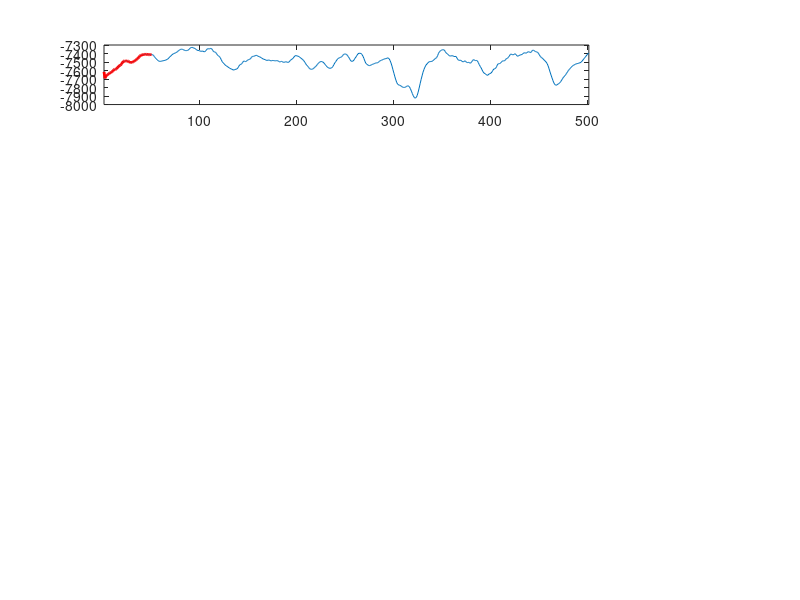

MATLAB code to generate this figure: (Note: this script raises an error after producing the figure.)
function test
% to create the clusters based on motifs
d = load('LSF5_10.txt');
tL = int64(50000);
mL = int64(50);
wL = int64(500);

T = double(tL);
M = double(mL);
W = double(wL);


scrsz = get(0,'ScreenSize');
figure;


h = subplot(5,5,1:4);
% h1 = subplot(4,2,3);
% h2 = subplot(4,2,4);
% h3 = subplot(4,2,5);
% h4 = subplot(4,2,6);
% h5 = subplot(4,2,7);
% h6 = subplot(4,2,8);

Mark = zeros(1,length(d));
i = 501;
s=1;
dis=inf(200,200);
clsCount=20

Cr=[1:1:clsCount];
s=1;
Cluster=[];

% for s=1:clsCount
%     %  CC(s,:)=zNorm(d(s:(s+M-1)));
%     CC(s,:) = [inf s s 50];
%     [Cluster Mark] = CreateNewCluster(d,Mark,Cluster,CC(s,:));
% end
% 
% for cid=1:clsCount
%     h1 = subplot(5,5,cid+4);
%     plot(h1,Cluster(cid).cenTS,'r','LineWidth',2);
%     cost = MDL_Cluster_i(d,Cluster(cid))/50;
%     xlabel(h1,sprintf('M: %5.2f',cost));
% end

s=1;

while i<3000
    
    plot(h,(i-W:i),d(i-W:i));
    xlim(h,[i-W,i]);
    
    hold (h, 'on');
    l1=i-W;
    plot(h,(l1:l1+M-1),d(l1:(l1+M-1)),'r','LineWidth',2);
    
%     cost_create = inf;
%     cost_create= CostIfCreate(d,Mark,Cluster,l1);
    
cost_create =0;
    Cost_Add = [inf 0 0 0];
    [Cost_Add] = CostIfAddML(d,Mark,Cluster,Cost_Add,M,l1);
    [cost_add a_index] = min(Cost_Add(:,1));
    
    min_cost = min([cost_create, cost_add]);
    if (min_cost == inf),
        break;
    end
    
    if (cost_create == min_cost)
         CC(s,:) = [inf s s 50];
        [Cluster Mark] = CreateNewCluster(d,Mark,Cluster,CC);
        totalCost=cost_create;
    elseif (cost_add == min_cost)
        
        disp('Choose to Add ');
        
        pos = Cost_Add(a_index,2);
        cid = Cost_Add(a_index,3);
        M   = Cost_Add(a_index,4);
        [Cluster Mark] = AddToCluster(d,Mark,Cluster,pos,cid,M);
        totalCost=Cost_Add(cid,1);
    end
    cid=length(Cluster);
    s=s+1;
    clusloc=cid;
    h1 = subplot(5,5,clusloc+4);
    hold off;
    for j=1:size(Cluster(clusloc).elm,1)
        pos=Cluster(clusloc).elm(j,1);
        r=DNorm_Unif(d(pos:pos+M-1));
        plot(h1,r,'b','LineWidth',2);
        hold on;
    end
    plot(h1,Cluster(clusloc).cenTS,'r','LineWidth',2);
    drawnow
    
    xlabel(h1,sprintf('C:%5.2f',totalCost));
    i=i+5;
end



end
%% Note: motif is a struct
function [cost_create]= CostIfCreate(TS,Mark,Cluster,pos)

clen = length(Cluster);
a = pos;
M = 50;
ts1 = DNorm_Unif(TS(a:a+M-1));
%%% BUG_ROUND
center = round((ts1+ts1)/2);

Mark(a:a+M-1)=1;


Xshf=0;
Cluster(clen+1).elm(1,:) = [a, M, Xshf];

Cluster(clen+1).cenTS = center;
Cluster(clen+1).cenM = M;
Cluster(clen+1).minXs = 0;
Cluster(clen+1).maxXs = 0;
Cluster(clen+1).minM = M;
Cluster(clen+1).maxM = M;

%%% New MDL: Bits Save / length
%     diff1 = MDL(ts1-center);
%     diff2 = MDL(ts2-center);
%     MDL_OLD = (MDL(ts1)+MDL(ts2))/M;
%     MDL_NEW = (MDL(center)+ min(diff1,diff2))/M;  % ????.
MDL_OLD = MDL(DNorm_Unif(TS(a:a+M-1)))/M;   %DL(A)
cost_create = MDL_OLD;
end
%%
function [Cluster Mark] = CreateNewCluster(TS,Mark,Cluster,SS)

clen = length(Cluster);
a = SS(1,2);
b = SS(1,3);
M = SS(1,4);
ts1 = DNorm_Unif(TS(a:a+M-1));
ts2 = DNorm_Unif(TS(b:b+M-1));
center = (ts1+ts2)/2;

Xshf=0;
Cluster(clen+1).elm(1,:) = [a, M, Xshf];
%Cluster(clen+1).elm(2,:) = [b, M, Xshf];
Cluster(clen+1).cenTS = center;
Cluster(clen+1).cenM = M;
Cluster(clen+1).minXs = 0;
Cluster(clen+1).maxXs = 0;
Cluster(clen+1).minM = M;
Cluster(clen+1).maxM = M;

%     if (any(Mark(a:a+M-1)) || any(Mark(b:b+M-1)))
%         fprintf('Warning!! CreateNewCluster:: Mark twice!!\n');
%         pause(1);
%     end
%
%     Mark(a:a+M-1)=1;
%     Mark(b:b+M-1)=1;
end


function d=ED(ts1,ts2)
d = sqrt(sum((ts1-ts2).^2));
end
%%
function [Cost_Add] = CostIfAddML(TS,Mark,Cluster,Cost_Add,MM,pos)
if (length(Cluster) < 1),
    Cost_Add = [inf 0 0 0];
    return;
end

for ci=1:length(Cluster)
    [Cost_Add(ci,:)] = FindAddedClusterML(TS,Mark,Cluster,ci,MM,pos);
    cadd = Cost_Add(ci,:);
    fprintf('Add=> cid:%d, ts:%d, M=%d,  cost=%.2f\n',cadd(3),cadd(2),cadd(4),cadd(1));
end
end

%% Brute Force to find the next candidate to merge
function [cost_Add] = FindAddedClusterML(TS,Mark,Cluster,ci,MM,pos)

cenTS = Cluster(ci).cenTS;
M = Cluster(ci).cenM;

bsf_ed = inf;

ed = ED(cenTS,DNorm_Unif(TS(pos:pos+M-1)));
if (bsf_ed > ed)
    bsf_ed  = ed;
    bsf_pos = pos;
    bsf_cid = ci;
end

if (bsf_ed==inf)
    cost_Add = [inf 0 0 0];
else
    %%% Old MDL: Bits Save / length
    MDL_OLD1 = MDL_Cluster_i(TS,Cluster(bsf_cid))/M;   %DLC(C)
    MDL_OLD2 = MDL(DNorm_Unif(TS(bsf_pos:bsf_pos+M-1)))/M;   %DL(A)
    MDL_OLD = MDL_OLD1 + MDL_OLD2;        % DL(Before)
    
    cen1 = Cluster(bsf_cid).cenTS;
    
    Cluster = AddToCluster(TS,Mark,Cluster,bsf_pos,bsf_cid,M);
    cen2 = Cluster(bsf_cid).cenTS;
    
    %%% New MDL: Bits Save / length
    MDL_NEW = MDL_Cluster_i(TS,Cluster(bsf_cid))/M;
    cost = MDL_NEW - MDL_OLD;
    cost_Add = [cost bsf_pos bsf_cid M];
end
end


%%
function [Cluster Mark] = AddToCluster(TS,Mark,Cluster,pos,cid,M)
Mark(pos:pos+M-1)=1;
Cluster(cid).elm(end+1,:) = [pos M 0];
n = size(Cluster(cid).elm,1);
old_cen = Cluster(cid).cenTS;
new_cen = ( (n-1)*old_cen + DNorm_Unif(TS(pos:pos+M-1)) )/n;
Cluster(cid).cenTS = new_cen;
end




% %%%%%%%%%%%%%%%%%%%%%%%%%%%%%%%%%%%%%%%%%%%%%%%%%%%%%%%%%%%%%%
% %%%%%%%%%%%%%%%%%%%%%%%% MDL Stuffs  %%%%%%%%%%%%%%%%%%%%%%%%%
% %%%%%%%%%%%%%%%%%%%%%%%%%%%%%%%%%%%%%%%%%%%%%%%%%%%%%%%%%%%%%%
%%
function cost = MDL_Cluster_i(TS,clusi)
cost = 0;
cenTS = clusi.cenTS;
cenM  = clusi.cenM;


cost_diff = 0;
max_mdl_diff = -inf;

for j=1:size(clusi.elm,1) %%%% Careful Here %%%
    pos  = clusi.elm(j,1);
    M    = clusi.elm(j,2);
    Xshf = clusi.elm(j,3);
    
    ts = DNorm_Unif(TS(pos:pos+M-1));
    ts = [zeros(1,Xshf), ts, zeros(1,cenM-M-Xshf)];
    
    mdl_diff = MDL(ts-cenTS);
    max_mdl_diff = max(max_mdl_diff, mdl_diff);
    cost_diff = cost_diff + mdl_diff;
end
%cost_diff = cost_diff - max_mdl_diff;
%cost=MDL(cenTS)
% cost=cost_clus+cost_diff
% DLC(C)=DL(H)+z[DL(A|H)]-max(DL(A|H)
cost = MDL(cenTS) + cost_diff - max_mdl_diff;
end

%%
function cost = MDL(ts)
cost = bitcost_ent(ts);
end

function cost = bitcost_ent(ts)
ts = ts-min(ts)+1;
if (min(ts)==max(ts))
    % ts(end) = -ts(end);
    cost=0;
else
    cost = ent(ts);
end
end

function cost = ent(ts)
min_val = min(ts);
max_val = max(ts);
f = histc(ts(:),min_val:max_val);
f = f(:)'/sum(f);
ent = -f.*log(f+0.000000000000000000001)./log(2);
cost = length(ts)* sum(ent);
end
